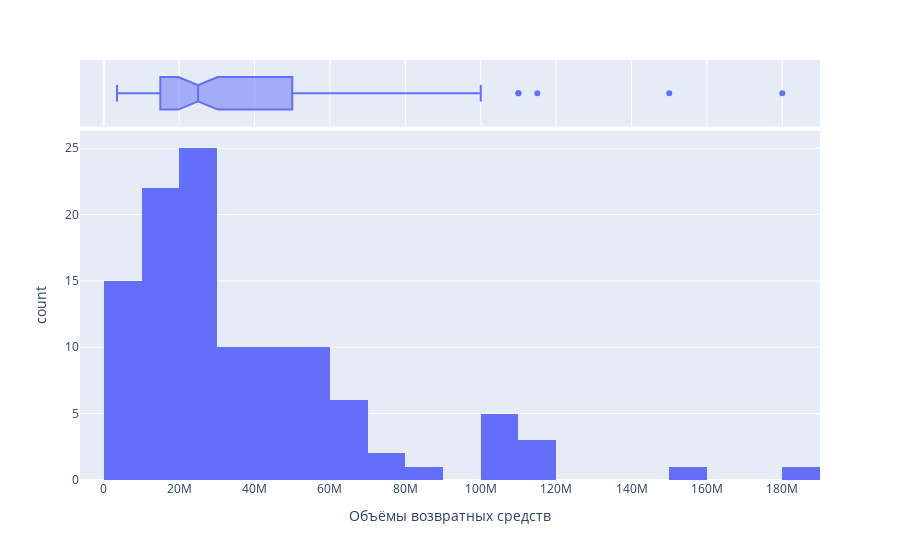

Source (notebook cell):
### Code cell
# получение распределения значений возвратных средств
px.histogram(
movies.query('refundable_support>0'),
x='refundable_support',
marginal='box').update_layout(
xaxis_title='Объёмы возвратных средств')
